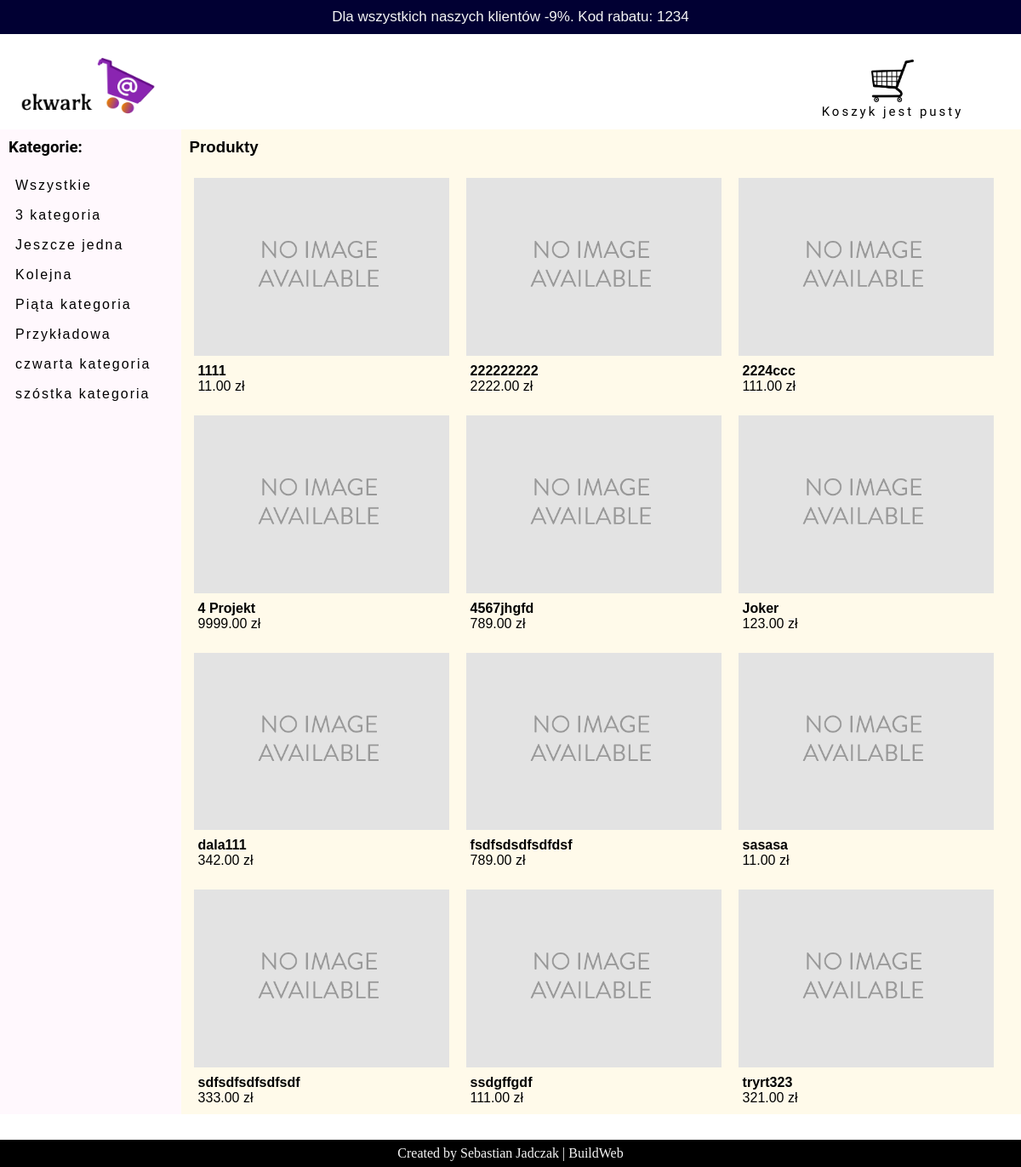
The page / on the database its author committed.
### shop/models.py (models this page shows, shortened)
class Category(models.Model):
    name = models.CharField(max_length=200, db_index=True)
    slug = models.SlugField(max_length=200, db_index=True, unique=True)
    class Meta:
        ordering = ('name',)
        verbose_name = 'category'
        verbose_name_plural = 'categories'
    def get_absolute_url(self):
        return reverse('shop:product_list_by_category', args=[self.slug])

class Product(models.Model):
    category = models.ForeignKey(Category, related_name='products', on_delete=models.CASCADE)
    name = models.CharField(max_length=200, db_index=True)
    slug = models.SlugField(max_length=200, db_index=True)
    image = models.ImageField(upload_to='products/%Y/%m/%d', blank=True)
    description = models.TextField(blank=True)
    price = models.DecimalField(max_digits=10, decimal_places=2)
    available = models.BooleanField(default=True)
    created = models.DateTimeField(auto_now_add=True)
    updated = models.DateTimeField(auto_now=True)
    class Meta:
        ordering = ('name',)
        index_together = (('id', 'slug'),)
    def get_absolute_url(self):
        return reverse('shop:product_detail', args=[self.id, self.slug])

### shop/views.py (the view)
# urls.py: path('', views.product_list, name='product_list'),
def product_list(request, category_slug=None):
    category = None
    categories = Category.objects.all()
    products = Product.objects.filter(available=True)
    if category_slug:
        category = get_object_or_404(Category, slug=category_slug)
        products = products.filter(category=category)
    return render(request, 'shop/product/list.html',
                  {'category': category, 'categories': categories, 'products': products})

### cart/cart.py (called while the page is built)
    def __len__(self):
        return sum(item['quantity'] for item in self.cart.values())

### cart/context_processors.py (called while the page is built)
def cart(request):
    return {'cart': Cart(request)}

### shop/templates/shop/product/list.html (shortened to what this page needs)
{% extends "shop/base.html" %}
{% load static %}
{% block content %}
<div id="sidebar">
    <h3>Kategorie: </h3>
    <ul>
        <li {%if not category%} class="selected"{%endif%}>
            <a href="{% url "shop:product_list" %}">Wszystkie</a>
        </li>
        {%for c in categories%}
        <li {%if category.slug == c.slug%} class="selected" {%endif%} >
            <a href="{{c.get_absolute_url}}">{{c.name}}</a>
        </li>
        {% endfor %}
    </ul>
</div>
<div id="main" class="product-list">
    <h3>{% if category %} {{category.name}} {% else %} Produkty {% endif %}</h3>
    <div class="list">
    {% for product in products %}
    <div class="item">
        <a href="{{product.get_absolute_url}}">
            <img src="{% if product.image %} {{product.image.url}} {% else %} {% static "img/no_image.png" %} {% endif %}">
        </a>
        <a id="product_name" href="{{product.get_absolute_url}}">{{product.name}}</a><br>
        <p class="price">{{product.price}} zł</p>
    </div>
    {% endfor %}
        </div>
</div>
{% endblock %}

### shop/templates/shop/base.html (shortened to what this page needs)
{% load static %}
<!doctype html>
<html lang="en">
<head>
    <link href="{% static "css/base.css" %}" type="text/css" rel="stylesheet">
</head>
<body>
<div id="promotion">Dla wszystkich naszych klientów -9%. Kod rabatu: 1234</div>
<div id="header">
    <a href="/" class="logo">
        <img id="logo" src="{% static "img/logo.png" %}" alt="logo">
    </a>
    <div id="subheader">
        <a class="cart">
            <a href="{% url "cart:cart_detail" %}">
            <img id="cart" src="{% static "img/cart.png" %}" alt="">
         </a>
       {% with total_items=cart|length %}
        {% if cart|length > 0 %}
            <a href="{% url "cart:cart_detail" %}">
                {{cart.get_total_price}} zł
            </a>
        {% else %}
            Koszyk jest pusty
        {% endif %}
        {% endwith %}
    </div>
</div>
<div id="content">
    {% block content %}
    {% endblock %}
</div>
<footer>
    Created by <a href="https://www.linkedin.com/in/sebastian-jadczak-b74a40182">Sebastian Jadczak | BuildWeb</a>
</footer>
</body>
</html>

### static/css/base.css (style rules this page uses)
* { margin:0; padding:0; box-sizing: border-box; }
#promotion { background-color: #010033; width: 100%; height: 5vh; color: whitesmoke; line-height: 5vh; font-size: 17px; text-align: center; font-family: sans-serif; }
#header { height: 14vh; width: 97vw; font-family: 'Spicy Rice', cursive; font-size: 29px; letter-spacing: 3px; line-height: 10vh; padding: 15px; display: flex; justify-content: space-between; }
#header a { color: darkgreen; text-decoration: none; }
#logo { width: 180px; height: 100px; }
#subheader { display: flex; flex-direction: column; line-height: 2vh; text-align: center; font-size: 15px; }
#subheader a.cart { margin-top: 15px; width: 200px; font-family: sans-serif; }
img#cart { width: 50px; height: 50px; }
#content { display: flex; flex-direction: row; font-family: sans-serif; min-height: 78vh; margin-bottom: 30px; }
#sidebar { padding: 10px; width: 20vw; background-color: #fff8fd; }
#sidebar h3 { font-family: "Roboto", "Lucida Grande", Verdana, Arial, sans-serif; }
#sidebar ul { margin-top: 25px; list-style: none; }
#sidebar ul li { padding-left: 8px; letter-spacing: 2px; height: 30px; margin-top: 5px; }
#sidebar ul li a { color: black; text-decoration: none; display: block; padding-bottom: 8px; }
div.product-list { background-color: #fffaea; width: 94%; min-height: 80vh; }
div.product-list h3 { padding: 10px; }
div.list { display: flex; flex-wrap: wrap; }
div.item { width: 300px; margin: 10px; }
div.item a { text-decoration: none; color: black; font-weight: bold; }
div.item a#product_name { margin-left: 10px; }
div.item p.price { margin-left: 10px; }
div.item img { width: 100%; margin: 5px; }
footer { background-color: black; color: whitesmoke; height: 4vh; text-align: center; line-height: 4vh; }
footer a { text-decoration: none; color: whitesmoke; }

### rows shown on the page
Category: name "3 kategoria"
Category: name "Jeszcze jedna"
Category: name "Kolejna"
Category: name "Piąta kategoria"
Category: name "Przykładowa"
Category: name "czwarta kategoria"
Category: name "szóstka kategoria"
Product: name "1111", price "11.00"
Product: name "222222222", price "2222.00"
Product: name "2224ccc", price "111.00"
Product: name "4 Projekt", price "9999.00"
Product: name "4567jhgfd", price "789.00"
Product: name "Joker", price "123.00"
Product: name "dala111", price "342.00"
Product: name "fsdfsdsdfsdfdsf", price "789.00"
Product: name "sasasa", price "11.00"
Product: name "sdfsdfsdfsdfsdf", price "333.00"
Product: name "ssdgffgdf", price "111.00"
Product: name "tryrt323", price "321.00"
